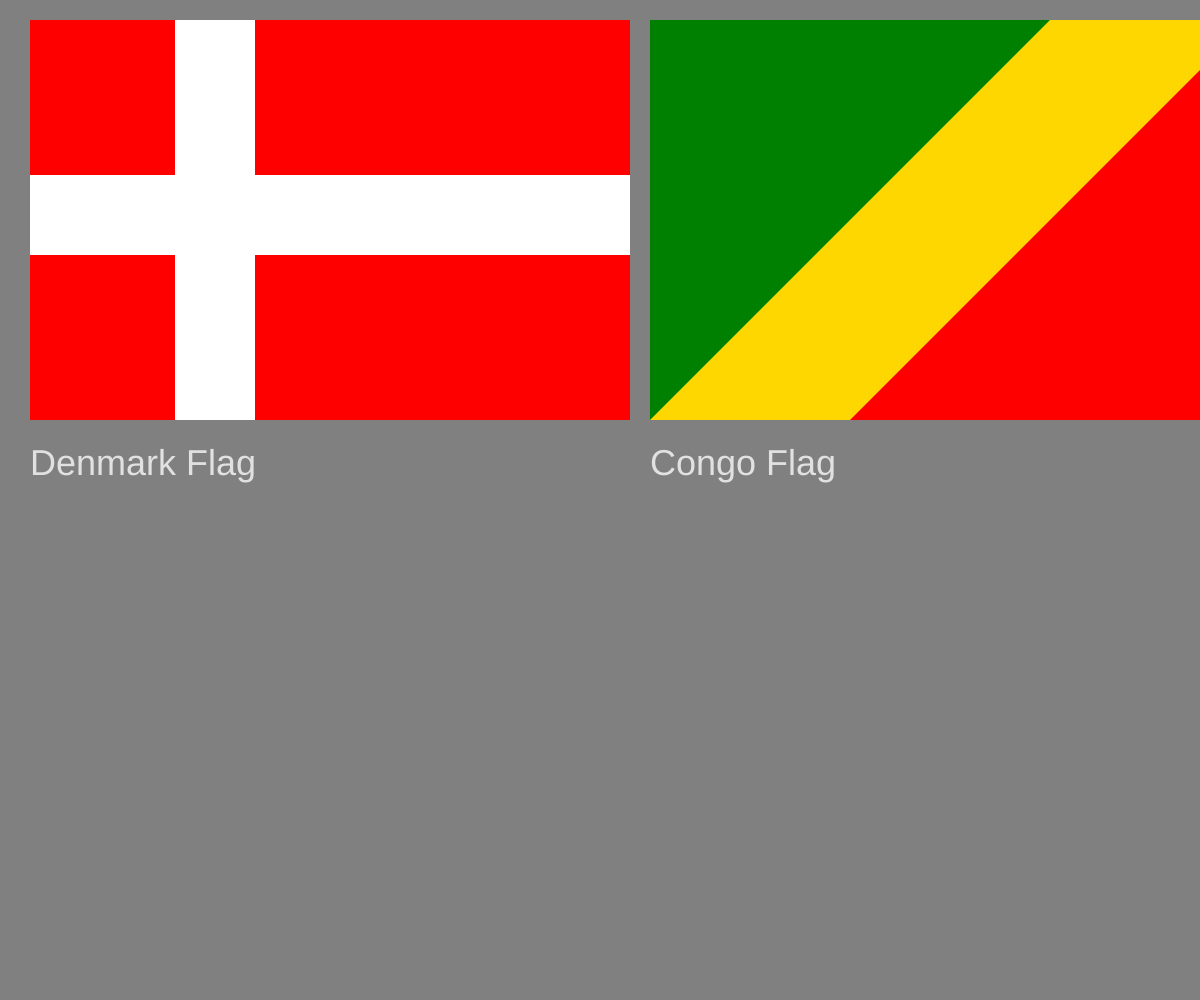
Frame 1 (no input)
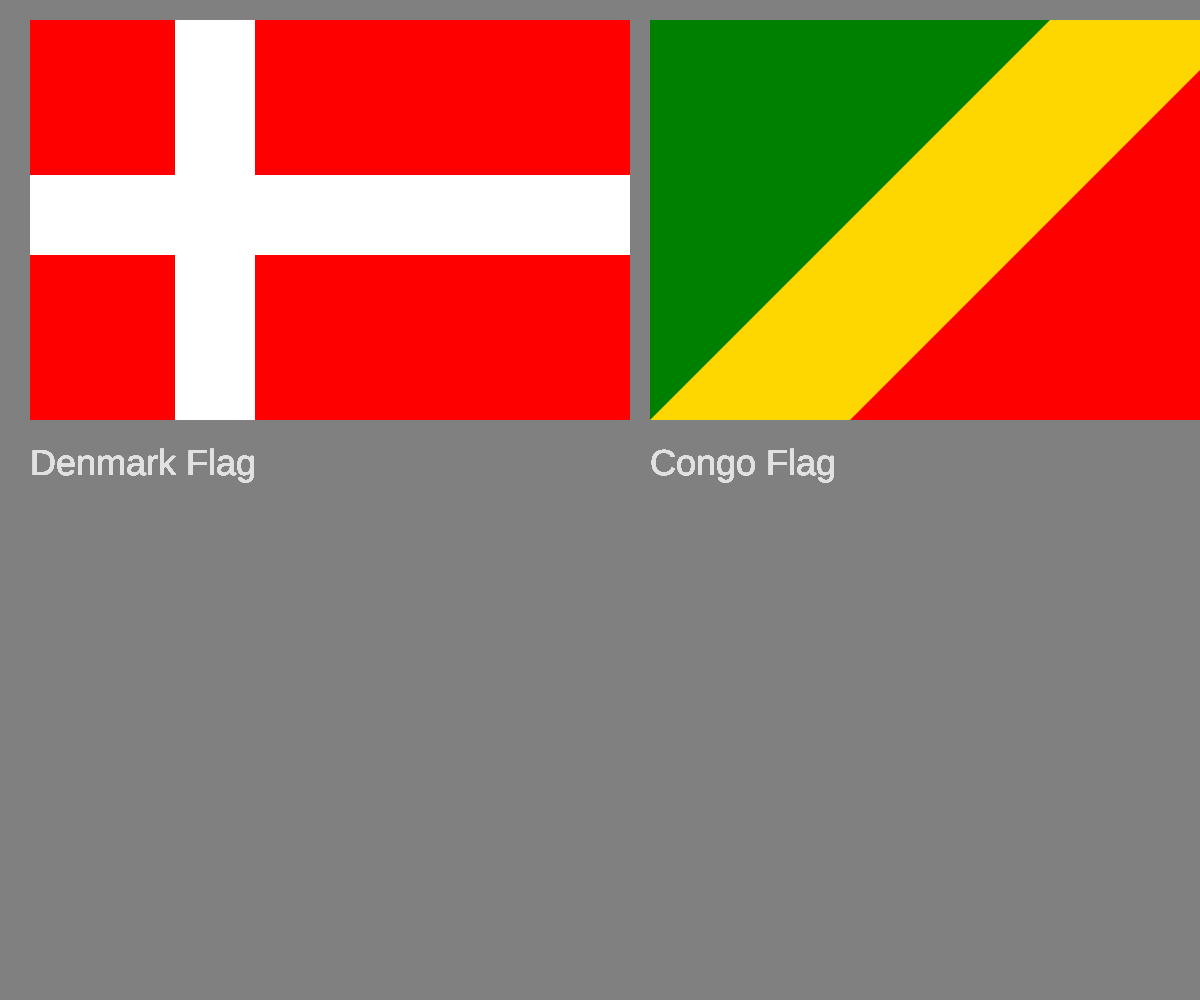
Frame 60 (no input)
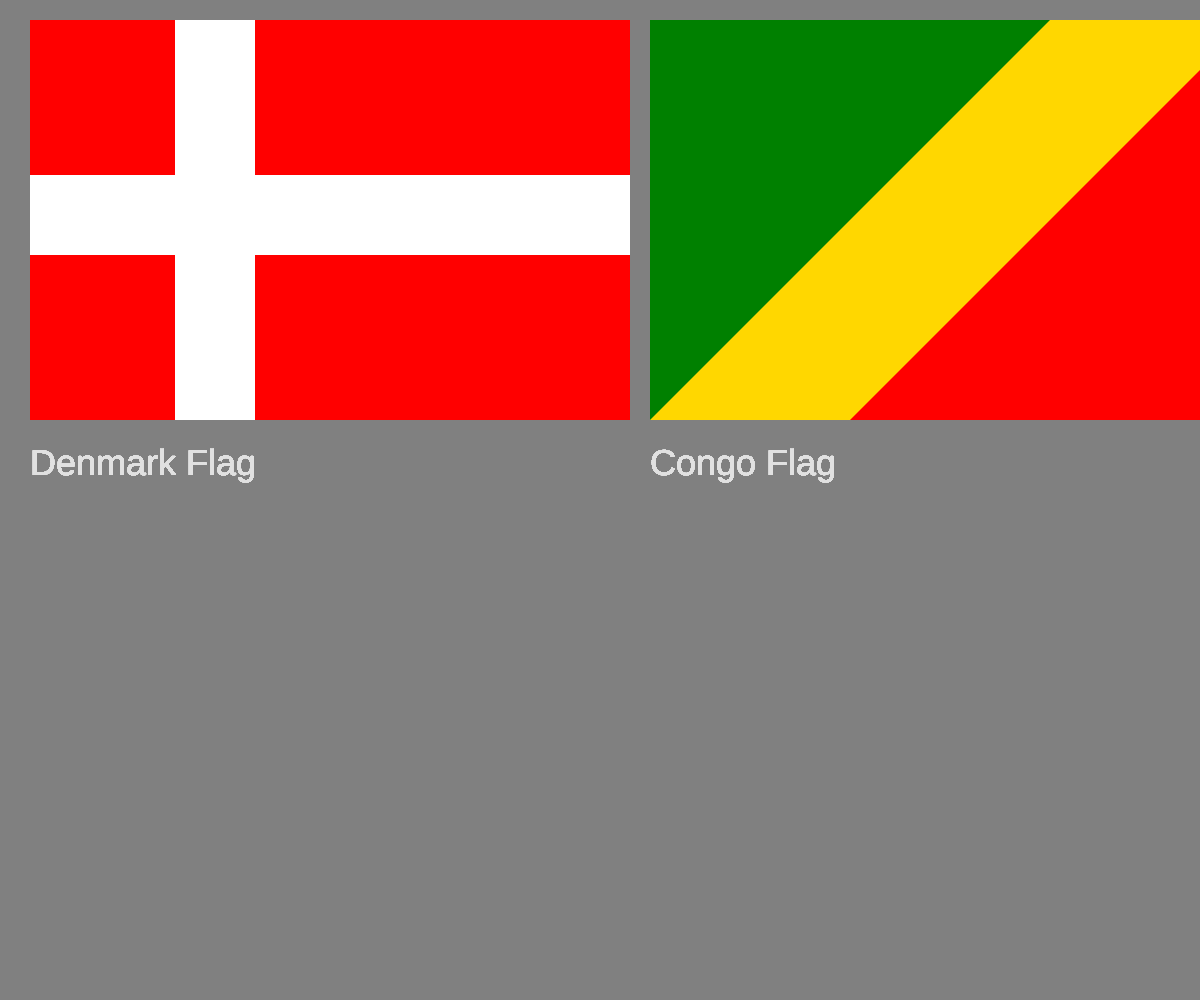
Frame 120 (the mouse pressed at the canvas centre since frame 60)

The p5.js sketch that drew these frames (run headless with seeded random() and noise() and a simulated clock; from frame 60 on, the mouse is pressed at the canvas centre):

// p5.js sketch
// ── sketch.js
function setup() {
  // put setup code here
    createCanvas(innerWidth, innerHeight);
    background('grey');
}
    
function draw() {
    //Denmark Flag
    noStroke();
    fill('red');
    rect(30,20,600,400);
    fill('white');
    rect(175,20,80,400);
    rect(30,175,600,80);
    
    textSize(36);
    fill(225);
    text('Denmark Flag', 30, 475);
    
    //Congo Flag
    noStroke();
    fill('gold');
    rect(650,20,600,400);
    fill('green');
    triangle(650,20,650,420,1050,20);
    fill('red');
    triangle(1250,20,850,420,1250,420);
    
    textSize(36);
    fill(225);
    text('Congo Flag', 650, 475);
}
